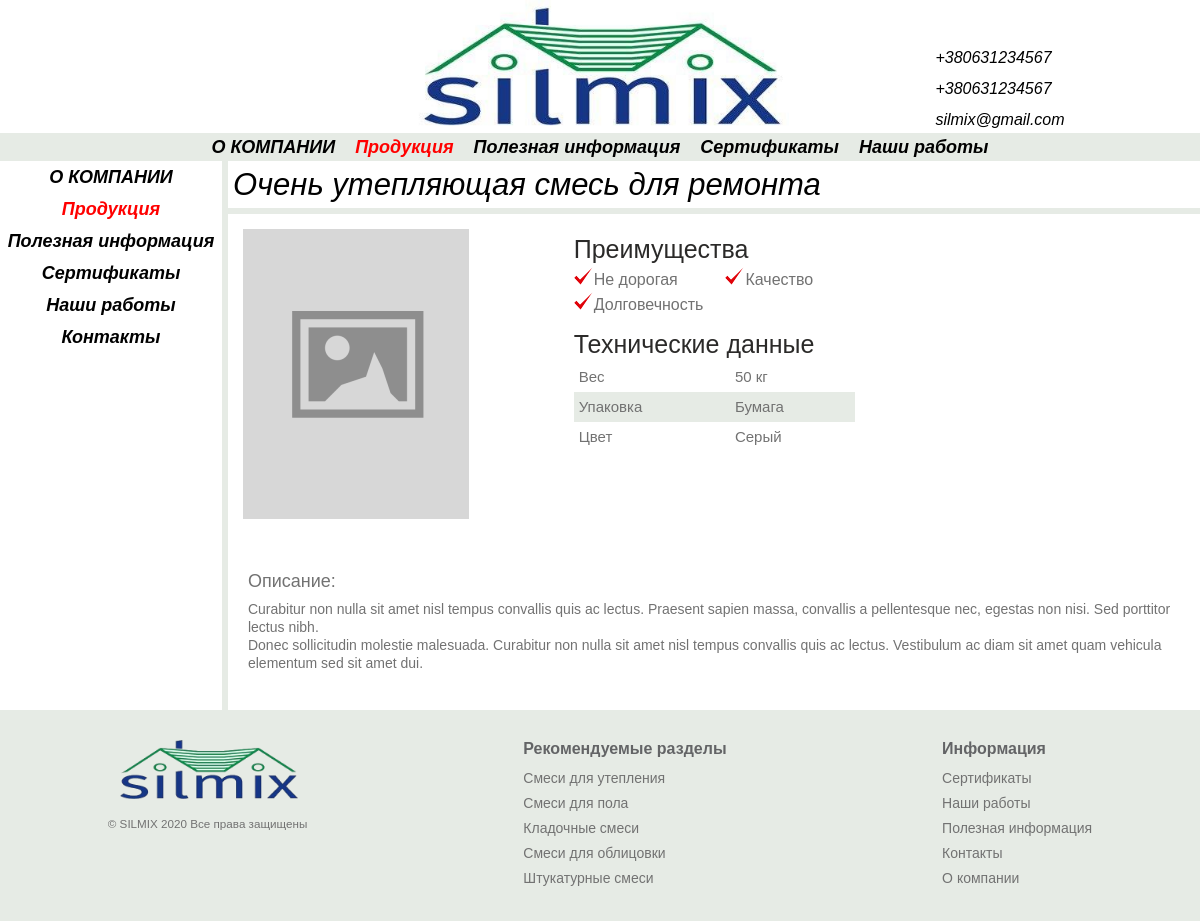
Page /smesi-dlya-utepleniya/ochen-utepliaiushchaia-smes-dlia-remonta on the earlier database version.
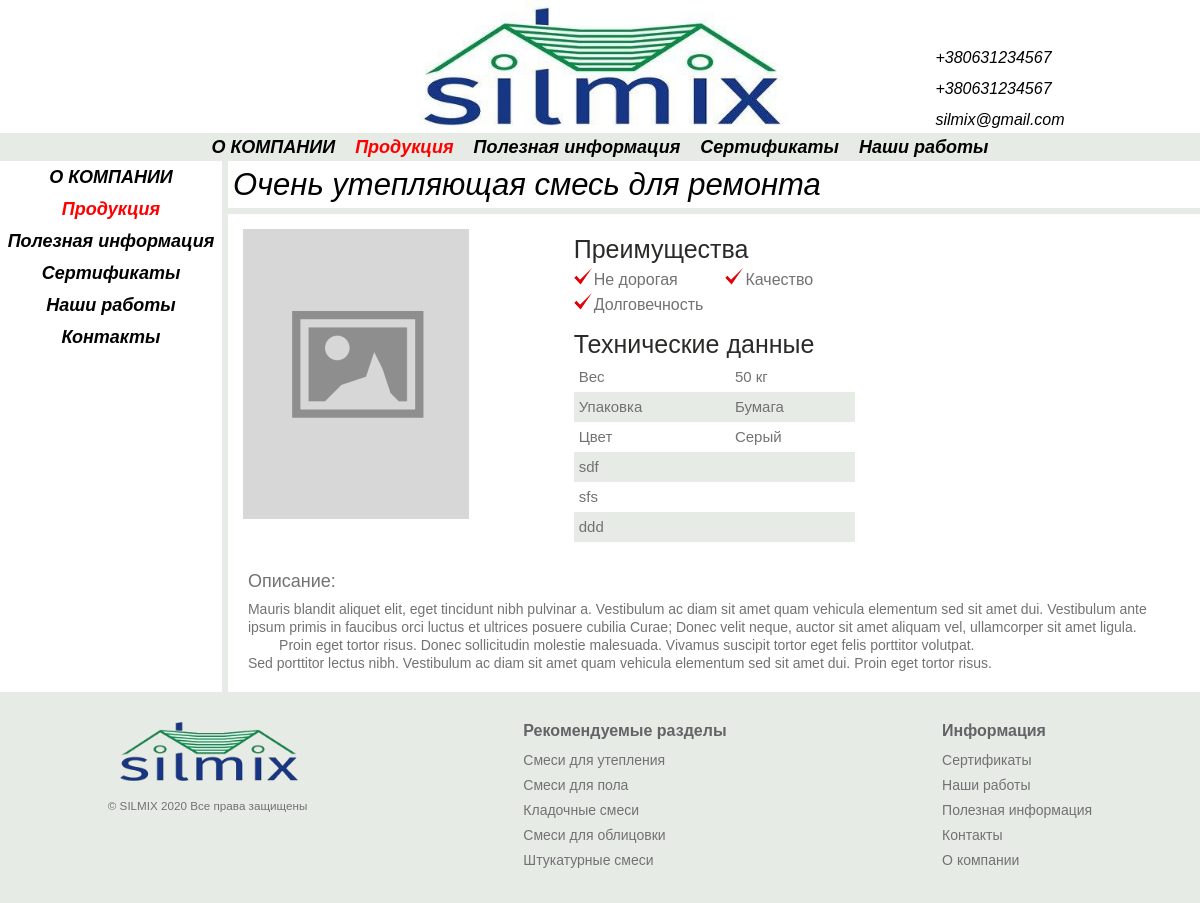
Same page on the later database version.
### catalog/models.py (models this page shows, shortened)
class Product(models.Model):
    name = models.CharField('Название', max_length=150)
    price = models.FloatField('Цена', blank=True, null=True)
    title = models.CharField(
        "СЕО  Заголовок", max_length=165, null=True, blank=True,
        default=''
    )
    seoDescription = models.TextField(
        'СЕО описание страницы с товаром(скрытое)', blank=True, null=True
    )
    seoKeywords = models.TextField(
        'СЕО ключевые фразы', blank=True, null=True
    )
    description = RichTextField('Описание на странице', null=True, blank=True)
    position = models.FloatField(
        'Позиция', blank=True, null=True, default=0
    )
    discount = models.BooleanField('Скидка', blank=True, default=False)
    sertificate = models.BooleanField('Сертификат', blank=True, default=False)
    category = models.ForeignKey(
        Category, verbose_name="Категория", on_delete=models.CASCADE
    )
    def seoInfo(self):
        if len(self.seoDescription) == 0 and self.title == None:
            return 'Отсутствует'
        elif len(self.seoDescription) != 0 and self.title != None:
            return 'Настроено'
        else:
            return 'Не полное'
        return 'Ошибка'
    seoInfo.short_description = 'SEO товара'
    productImage = VersatileImageField(
        verbose_name='Photo', ppoi_field='ppoi', blank=True,
    )
    ppoi = PPOIField()
    slug = models.CharField(max_length=200, null=True)
    class Meta:
        verbose_name_plural = 'Товары'
        verbose_name = 'Товар'
        ordering = ['-position']

class Benefits (models.Model):
    benefit = models.CharField('Преимущество', max_length=150)
    product = models.ForeignKey(
        'Product', verbose_name="Продукт", on_delete=models.CASCADE,
        null=True
    )
    def __str__(self):
        return str(self.benefit)
    class Meta:
        verbose_name_plural = 'Преимущества'
        verbose_name = ' '

class Specific (models.Model):
    specific = models.CharField('Спецификация', max_length=150)
    value = models.CharField('Значение', max_length=150, blank=True)
    product = models.ForeignKey(
        'Product', verbose_name="Продукт", on_delete=models.CASCADE,
        null=True
    )
    class Meta:
        verbose_name_plural = 'Технические данные'
        verbose_name = 'Технические данные'

### frontend/views.py (the view)
# urls.py: path('smesi-dlya-utepleniya/<str:slug>', views.productPage),
def productPage(request, slug):
    product = Product.objects.get(slug=slug)
    return render(request, 'frontend/productPage.html', {
        'product': product,
        'index': True,
    })

### frontend/templates/frontend/productPage.html (shortened to what this page needs)
{% extends 'frontend/base.html' %}
{% load static %}
{% block meta %}
<link rel="stylesheet" href="{% static 'frontend/css/productPage.css' %}">
{% endblock meta %}
{% block content %}
<div class="title">
    <h1>{{ product.name }}</h1>
</div>
<div class="product">
    <div class="product__image">
        <div class="product__image-container">
            <img src="
            {% if product.productImage %}
            /media/{{ product.productImage }}
            {% else %}
            {% static 'frontend/images/placeholder.png' %}
            {% endif %}" alt="product.name">
        </div>
    </div>
    <div class="product__info">
        <div class="benefits">
            <p class="info-header">{% if product.benefits_set.all|length > 0 %}Преимущества{% endif %} </p>
            <ul class="benefits__list">
                {% for benefit in product.benefits_set.all %}
                <li>{{ benefit }}</li>
                {% endfor %}
            </ul>
        </div>
        <div class="specific">
            <p class="info-header">{% if product.specific_set.all|length > 0 %}Технические данные{% endif %}</p>
            <table class="specific__table">
                <tbody>
                    {% for spec in product.specific_set.all %}
                    <tr>
                        <td>{{ spec.specific }}</td>
                        <td>{{ spec.value }}</td>
                    </tr>
                    {% endfor %}
                </tbody>
            </table>
        </div>
    </div>
</div>
<div class="description">
    <div class="description__row">
        <div class="description__label">
            <p>Описание:</p>
        </div>
        <div class="description__text">
            {{ product.description | safe }}
        </div>
    </div>
</div>
{% endblock content %}

### frontend/templates/frontend/base.html (shortened to what this page needs)
{% load static %}
<!DOCTYPE html>
<html lang="en">
<head>
    <link rel="stylesheet" href="{% static 'frontend/css/base.css' %}">
    {% block meta %}
    {% endblock meta %}
</head>
<body>
    <div class="site-section">
        <header>
            <div class="container">
                <div class="header">
                    <div class="spacer"></div>
                    <div class="header__logo"><img src="{% static 'frontend/images/Logo.jpg' %}" alt="Silmix"></div>
                    <div class="contacts">
                        <div class="contacts__items">
                            <div class="contacts__item">+380631234567</div>
                            <div class="contacts__item">+380631234567</div>
                            <div class="contacts__item">silmix@gmail.com</div>
                        </div>
                    </div>
                </div>
            </div>
            <ol class="top-menu">
                <li class="top-menu__item"><a href="{% url 'about' %}" class="top-menu__link {% if about %}menu-active{% endif %}">О КОМПАНИИ</a></li>
                <li class="top-menu__item"><a href="/" class="top-menu__link {% if index %}menu-active{% endif %}">Продукция</a></li>
                <li class="top-menu__item"><a href="{% url 'useful_info' %}" class="top-menu__link {% if usefInfo %}menu-active{% endif %}">Полезная
                        информация</a></li>
                <li class="top-menu__item"><a href="{% url 'sertificates' %}" class="top-menu__link {% if sertificates %}menu-active{% endif %}">Сертификаты</a>
                </li>
                <li class="top-menu__item"><a href="{% url 'our_works' %}" class="top-menu__link {% if ourWorks %}menu-active{% endif %}">Наши работы</a></li>
            </ol>
        </header>
        <main>
            <div class="content">
                <div class="body-container">
                    <div class="body-wrapper">
                        <ol class="side-menu">
                            <li class="side-menu__item"><a href="{% url 'about' %}" class="side-menu__link {% if about %}menu-active{% endif %}">О
                                    КОМПАНИИ</a></li>
                            <li class="side-menu__item"><a href="/" class="side-menu__link {% if index %}menu-active{% endif %}">Продукция</a></li>
                            <li class="side-menu__item"><a href="{% url 'useful_info' %}"
                                    class="side-menu__link {% if usefInfo %}menu-active{% endif %}">Полезная информация</a></li>
                            <li class="side-menu__item"><a href="{% url 'sertificates' %}"
                                    class="side-menu__link {% if sertificates %}menu-active{% endif %}">Сертификаты</a></li>
                            <li class="side-menu__item"><a href="{% url 'our_works' %}" class="side-menu__link {% if ourWorks %}menu-active{% endif %} ">Наши
                                    работы</a></li>
                            <li class="side-menu__item"><a href="{% url 'contacts' %}"
                                    class="side-menu__link {% if contacts %}menu-active{% endif %}">Контакты</a></li>
                        </ol>
                        <div class="main-content">
                            {% block content %}{% endblock content %}
                        </div>
                    </div>
                </div>
            </div>
        </main>
        <footer>
            <div class="container">
                <div class="footer">
                    <div class="footer__logo">
                        <div class="footer__logo-container"><img src="{% static 'frontend/images/Logo_t.png' %}" alt="Silmix"></div>
                        <small>© SILMIX 2020 Все права защищены</small>
                    </div>
                    <div class="footer__links">
                        <p>Рекомендуемые разделы</p>
                        <ul>
                            <li><a href="{% url 'uteplenie' %}">Смеси для утепления</a></li>
                            <li><a href="{% url 'pol' %}">Смеси для пола</a></li>
                            <li><a href="{% url 'kladka' %}">Кладочные смеси</a></li>
                            <li><a href="{% url 'oblicovka' %}">Смеси для облицовки</a></li>
                            <li><a href="{% url 'shtukaturka' %}">Штукатурные смеси</a></li>
                        </ul>
                    </div>
                    <div class="footer__links">
                        <p>Информация</p>
                        <ul>
                            <li><a href="{% url 'sertificates' %}">Сертификаты</a></li>
                            <li><a href="{% url 'our_works' %}">Наши работы</a></li>
                            <li><a href="{% url 'useful_info' %}">Полезная информация</a></li>
                            <li><a href="{% url 'contacts' %}">Контакты</a></li>
                            <li><a href="{% url 'about' %}">О компании</a></li>
                        </ul>
                    </div>
                </div>
            </div>
        </footer>
    </div>
</body>
</html>

### frontend/static/frontend/css/base.css (style rules this page uses)
* { padding: 0; margin: 0; border: 0; }
*, *:before, *:after { -moz-box-sizing: border-box; -webkit-box-sizing: border-box; box-sizing: border-box; }
nav, footer, header, aside { display: block; }
html, body { height: 100%; width: 100%; font-size: 100%; line-height: 1; font-size: 14px; -ms-text-size-adjust: 100%; -moz-text-size-adjust: 100%; -webkit-text-size-adjust: 100%; }
a, a:visited { text-decoration: none; }
ul li { list-style: none; }
img { vertical-align: top; }
h1, h2, h3, h4, h5, h6 { font-size: inherit; font-weight: 400; }
html { overflow-y: scroll; scroll-behavior: smooth; }
body { background: #e6ebe5; font-family: Arial, Helvetica, sans-serif; }
.site-section { display: flex; flex-direction: column; height: 100%; }
.site-section header { width: 100%; background: white; }
.site-section main { display: flex; flex-grow: 1; flex-direction: column; background: white; }
.site-section footer { width: 100%; background: #e6ebe5; border-top: 6px solid #e6ebe5; padding-bottom: 30px; }
.container, .body-container { max-width: 1265px; margin: 0px auto; display: flex; flex-flow: column; }
.body-container { height: 100%; }
.header { display: flex; justify-content: space-around; }
.header .spacer { display: flex; flex: 1 1 33.33%; }
.header__logo { max-width: 400px; }
.header__logo img { object-fit: contain; width: 100%; }
.contacts { display: flex; flex: 1 1 33.33%; flex-flow: column; align-items: center; justify-content: flex-end; font-style: italic; }
.contacts__items { padding-bottom: 5px; }
.contacts__item { margin-top: 15px; font-size: 16px; }
.top-menu { list-style-type: none; display: flex; justify-content: center; background: #e6ebe5; font-weight: bold; }
.top-menu__item { margin: 5px 10px; }
.top-menu__link { font-size: 18px; color: black; font-style: italic; }
.content { background: white; height: 100%; }
.body-wrapper { display: flex; height: 100%; }
.side-menu { width: 280px; background: white; display: inline-block; list-style-type: none; font-size: 16px; border-right: 6px solid #e6ebe5; text-align: center; font-weight: bold; }
.side-menu__item { padding: 7px 0; }
.side-menu__link { font-size: 18px; color: black; font-style: italic; }
.main-content { display: flex; flex-flow: column; width: 100%; }
.title { display: block; font-size: 18px; font-style: italic; padding: 8px 0 8px 5px; border-bottom: 6px solid #e6ebe5; }
.title h1 { font-size: 31px; font-weight: 100; }
.footer { display: flex; justify-content: space-around; padding-top: 20px; }
.footer__logo { display: flex; flex: 0 1 200px; overflow: hidden; flex-flow: wrap; align-content: flex-start; }
.footer__logo img { width: 100%; object-fit: contain; margin-bottom: 15px; }
.footer__logo small { color: #727272; }
.footer__logo-container { display: flex; }
.footer__links li { line-height: 25px; }
.footer__links p { font-size: 16px; font-weight: 700; color: #636466; line-height: 25px; padding-bottom: 5px; }
.footer__links a { color: #727272; line-height: 18px; }
.menu-active { color: red; }

### frontend/static/frontend/css/productPage.css (style rules this page uses)
.product { display: flex; }
.product__image-container { max-width: 380px; }
.product__image { text-align: center; position: relative; display: flex; padding: 15px 15px 0 15px; flex: 0 1 33%; }
.product__image img { width: 100%; object-fit: contain; }
.product__info { overflow: hidden; position: relative; height: 350px; margin-top: 8px; padding-left: 25px; max-width: 400px; }
.benefits { display: flex; flex-flow: column; width: 115%; }
.benefits__list { padding-left: 20px; width: 100%; }
.benefits__list li { color: #727272; display: inline-block; float: left; font-size: 16px; line-height: 25px; margin-right: 10%; position: relative; width: 40%; }
.benefits__list li::after { background: url(../images/birdie.png); background-repeat: no-repeat; content: ""; height: 18px; left: -20px; position: absolute; top: 0; width: 19px; }
.info-header { color: #2b2a29; font-size: 25px; margin: 15px 0 5px 0; }
.specific table { color: #727272; font-size: 15px; margin-bottom: 40px; text-align: left; width: 100%; max-width: 100%; background-color: transparent; border-collapse: collapse; border-spacing: 0; }
.specific table tr:nth-child(2n) { background: #e6ebe5; }
.specific table td { padding: 5px; line-height: 20px; }
.description { padding: 0 20px; margin: 0 0 20px 0; }
.description__label { margin-bottom: 10px; }
.description__label p { color: #727272; font-size: 18px; }
.description__text { color: #727272; line-height: 18px; }

Differences in the rows shown:
changed Product "Очень утепляющая смесь для ремонта": description "Curabitur non nulla sit amet nisl tempus convallis quis ac lectus. Praesent sapien massa, convallis a pellentesque nec, egestas non nisi. Sed porttitor lectus nibh. Donec sollicitudin molestie malesuada. Curabitur non nulla sit amet nisl tempus convallis quis ac lectus. Vestibulum ac diam sit amet quam vehicula elementum sed sit amet dui." → "Mauris blandit aliquet elit, eget tincidunt nibh pulvinar a. Vestibulum ac diam sit amet quam vehicula elementum sed sit amet dui. Vestibulum ante ipsum primis in faucibus orci luctus et ultrices posuere cubilia Curae; Donec velit neque, auctor sit amet aliquam vel, ullamcorper sit amet ligula. Proin eget tortor risus. Donec sollicitudin molestie malesuada. Vivamus suscipit tortor eget felis porttitor volutpat. Sed porttitor lectus nibh. Vestibulum ac diam sit amet quam vehicula elementum sed sit amet dui. Proin eget tortor risus."
added Specific: specific "sdf"
added Specific: specific "sfs"
added Specific: specific "ddd"
